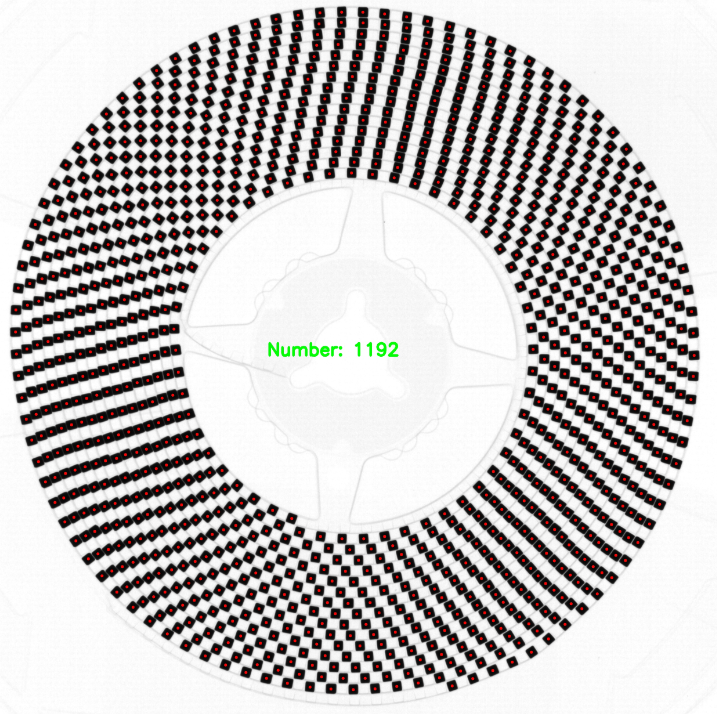
#> input picture images/1.png, 717 x 714 px
$ python -i getCircle.py   (imports and definitions only)
#> lines starting #> are read from the running program, lines starting #| are printed output that depends on the picture; after the words box and inside, x2 and y2 are one past the last pixel; in counts of white or black regions, pixels touching at a corner belong together
### code for python/clearBlackEdge.py
def ClearBlackEdge(image):
    x = image.shape[1]
    y = image.shape[0]
    edges_x=[]
    edges_y=[]
    edges_x_up=[]
    edges_y_up=[]
    edges_x_down=[]
    edges_y_down=[]
    edges_x_left=[]
    edges_y_left=[]
    edges_x_right=[]
    edges_y_right=[]

    for i in range(x):
        for j in range(y):
            if int(image[j][i])>250:
                edges_x_left.append(i)
                edges_y_left.append(j)
        if len(edges_x_left)!=0 or len(edges_y_left)!=0:
            break

    for i in range(x):
        for j in range(y):
            if int(image[j][x-i-1])>250:
                edges_x_right.append(i)
                edges_y_right.append(j)
        if len(edges_x_right)!=0 or len(edges_y_right)!=0:
            break

    for j in range(y):
        for i in range(x):
            if int(image[j][i])>250:
                edges_x_up.append(i)
                edges_y_up.append(j)
        if len(edges_x_up)!=0 or len(edges_y_up)!=0:
            break

    for j in range(y):
        for i in range(x):
            if int(image[y-j-1][i])>250:
                edges_x_down.append(i)
                edges_y_down.append(j)
        if len(edges_x_down)!=0 or len(edges_y_down)!=0:
            break

    edges_x.extend(edges_x_left)
    edges_x.extend(edges_x_right)
    edges_x.extend(edges_x_up)
    edges_x.extend(edges_x_down)
    edges_y.extend(edges_y_left)
    edges_y.extend(edges_y_right)
    edges_y.extend(edges_y_up)
    edges_y.extend(edges_y_down)

    left=min(edges_x)               #左边界
    right=max(edges_x)              #右边界
    bottom=min(edges_y)             #底部
    top=max(edges_y)                #顶部

    image2=image[bottom:top,left:right]
    return image2


# [9 lines of commented-out code are left out]

### code for python/getCircle.py
from cv2 import  cv2
from clearBlackEdge import ClearBlackEdge #去黑边函数，有的图有黑边阴影，会影响外围的检测
import time
def GetCircle(img):
    #ClearBlackEdge - GaussianBlur - Binary - Erode -FindCountour
    time0_start = time.time()
    img = ClearBlackEdge(img)  #去黑边
    time0_end = time.time()
    t0 = time0_end - time0_start
    #print('black:',t0)
    time2_start = time.time()
    blur = cv2.GaussianBlur(img,(9,9),0)  #高斯平滑
    ret3, binary = cv2.threshold(blur,0,255,cv2.THRESH_BINARY_INV+cv2.THRESH_OTSU)  #双峰二值化，不过现在有一种情况有点问题，后续鲤鱼进一步改进
    kernel = cv2.getStructuringElement(cv2.MORPH_RECT, (300, 300))  #定义一直贼大的矩形核
    grad = cv2.morphologyEx(binary, cv2.MORPH_CLOSE, kernel) #用刚才那个贼大的核，做个闭操作
    out = cv2.erode(grad, None, iterations=10) #膨胀10次
    time2_end = time.time()
    t2 = time2_end-time2_start
    #print(t2)
    #以上骚操作，都是为了把圆盘变成个实心圆

    #边缘检测得到一些外围的候选
    time1_start = time.time()
    contours, hier = cv2.findContours(out, cv2.RETR_EXTERNAL, cv2.CHAIN_APPROX_SIMPLE)
    time1_end = time.time()
    t1 = time1_end-time1_start
    #print('edge:',t1)
    height, width = img.shape
    allCenter = []
    allRadius = []
    #这个循环是为了过滤掉一些不太外围候选，得到外围

    for c in contours :
        (x, y), radius = cv2.minEnclosingCircle(c)
        if width/3 < x < width/3*2 and 0.1*width < radius < 0.8*width:
            allCenter.append((int(x), int(y)))
            allRadius.append(int(radius)+100)
        else:
            pass


        # for i in range(len(allCenter)):
        #     img = cv2.circle(img, allCenter[i], allRadius[i], (0, 0, 255), 10)
    return img, height, width, allCenter, allRadius
#返回值是去了黑边的大图及其长宽，外围中心与半径

>>> import cv2
>>> picture = cv2.imread('../images/1.png', cv2.IMREAD_GRAYSCALE)
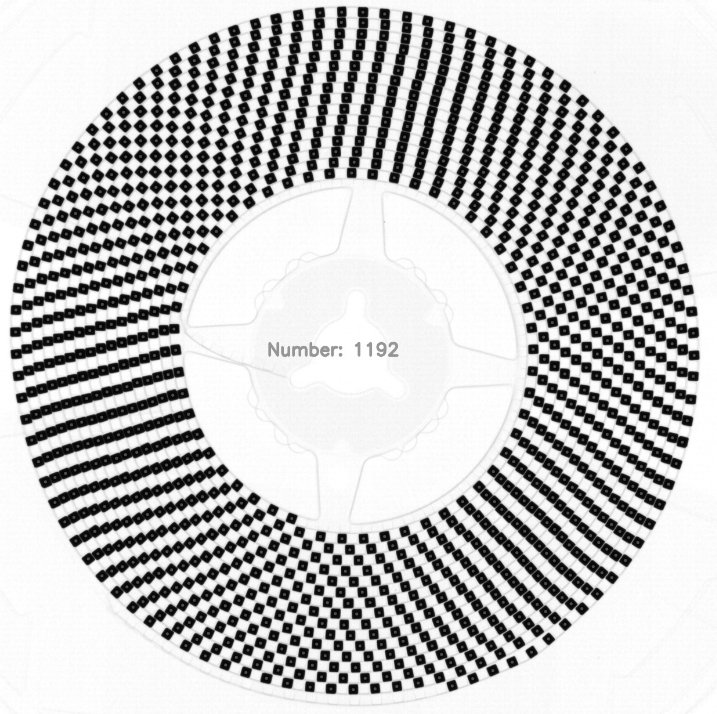
#> picture: shape (714, 717); min 5, max 255, mean 192.3
>>> result = GetCircle(picture)
#> in ClearBlackEdge, `image2=image[bottom:top,left:right]`:
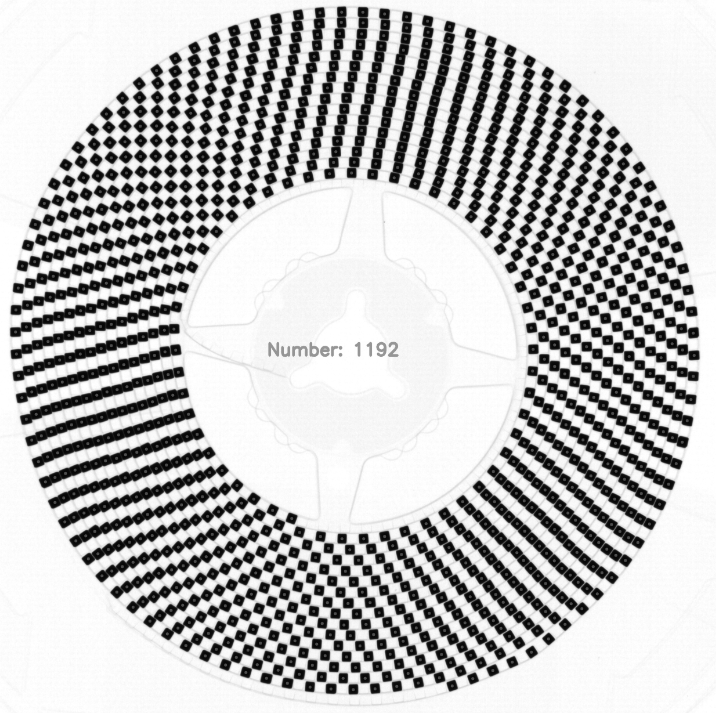
#> image2: shape (713, 716); min 5, max 255, mean 192.1
#> in GetCircle, `blur = cv2.GaussianBlur(img,(9,9),0)`:
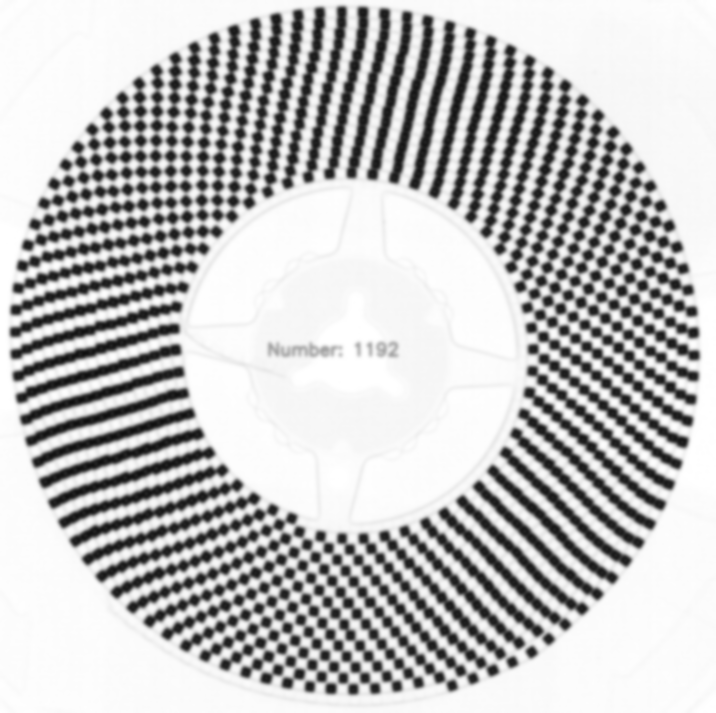
#> blur: shape (713, 716); min 15, max 255, mean 192.1
#> in GetCircle, `ret3, binary = cv2.threshold(blur,0,255,cv2.THRESH_BINARY_INV+cv2.THRE..`:
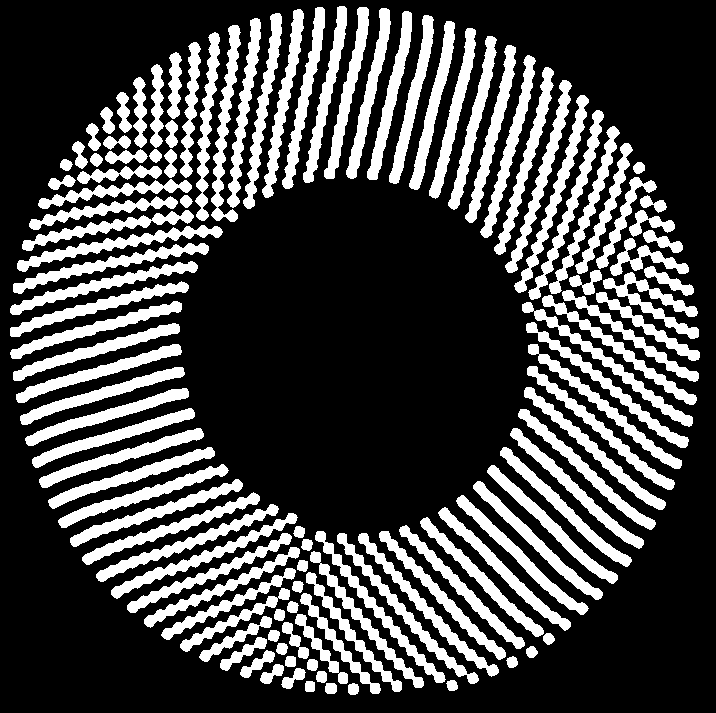
#> binary: shape (713, 716); 27.5% white; 122 white regions, largest, box (x1, y1, x2, y2) and area: (505, 80, 572, 273) 1972, (514, 95, 589, 293) 1954, (17, 225, 223, 272) 1953
#> in GetCircle, `ret3, binary = cv2.threshold(blur,0,255,cv2.THRESH_BINARY_INV+cv2.THRE..`: ret3 = 155
#> in GetCircle, `grad = cv2.morphologyEx(binary, cv2.MORPH_CLOSE, kernel)`: grad: shape (713, 716); every value is 255
#> in GetCircle, `contours, hier = cv2.findContours(out, cv2.RETR_EXTERNAL, cv2.CHAIN_AP..`: contours = [[[0, 0], [0, 712], [715, 712], [715, 0]]]
#> the loop in GetCircle, `for c in contours :` made 1 pass
#> (c, x, y, radius) on pass 1: ([[0, 0], [0, 712], [715, 712], [715, 0]], 357.5, 356, 504.5)
#> after the loop in GetCircle, `for c in contours :`: allCenter = [(357, 356)]; allRadius = [604]
#> result = 5 items

$ run again, on images/10.png
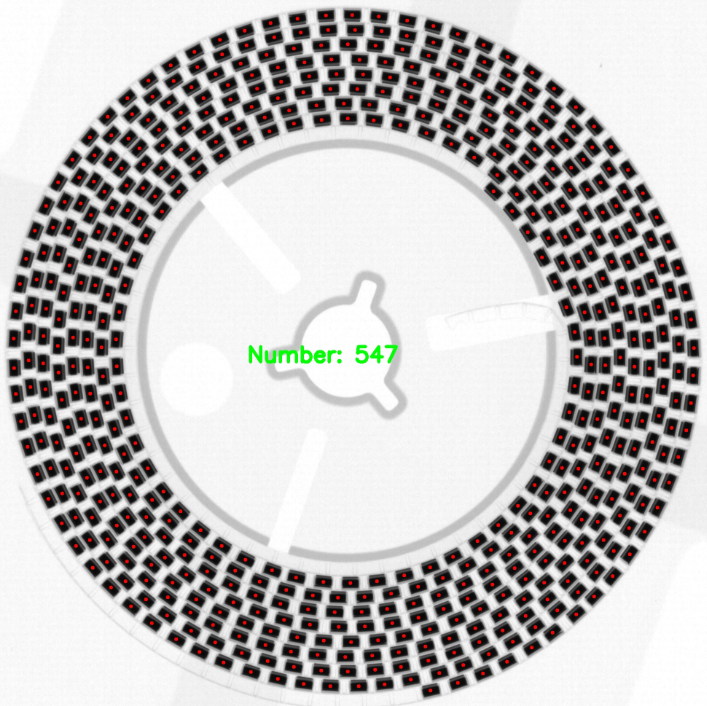
#> input picture images/10.png, 707 x 706 px
#> in GetCircle, `ret3, binary = cv2.threshold(blur,0,255,cv2.THRESH_BINARY_INV+cv2.THRE..`:
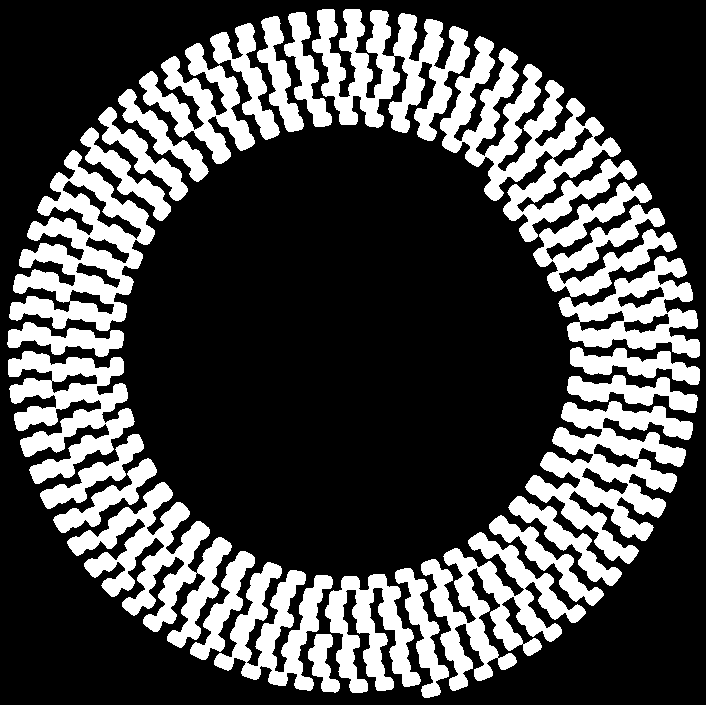
#> binary: shape (705, 706); 27.9% white; 28 white regions, largest, box (x1, y1, x2, y2) and area: (440, 36, 637, 242) 14048, (525, 401, 693, 564) 11607, (9, 150, 155, 331) 11335
#> ret3 = 156
#> grad: shape (705, 706); 78.2% white; 1 black region, box (x1, y1, x2, y2) and area: (174, 195, 507, 522) 108323
#> in GetCircle, `out = cv2.erode(grad, None, iterations=10)`:
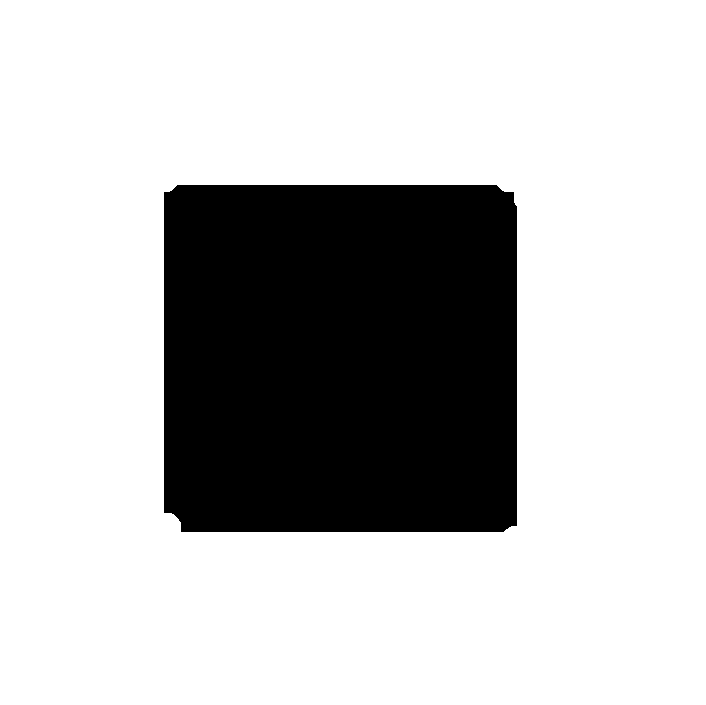
#> out: shape (705, 706); 75.5% white; 1 black region, box (x1, y1, x2, y2) and area: (164, 185, 517, 532) 121923
#> contours = [[[0, 0], [0, 704], [705, 704], [705, 0]]]
#> the loop in GetCircle, `for c in contours :` made 1 pass
#> (c, x, y, radius) on pass 1: ([[0, 0], [0, 704], [705, 704], [705, 0]], 352.5, 352, 498.2)
#> after the loop in GetCircle, `for c in contours :`: allCenter = [(352, 352)]; allRadius = [598]
#> result = 5 items
